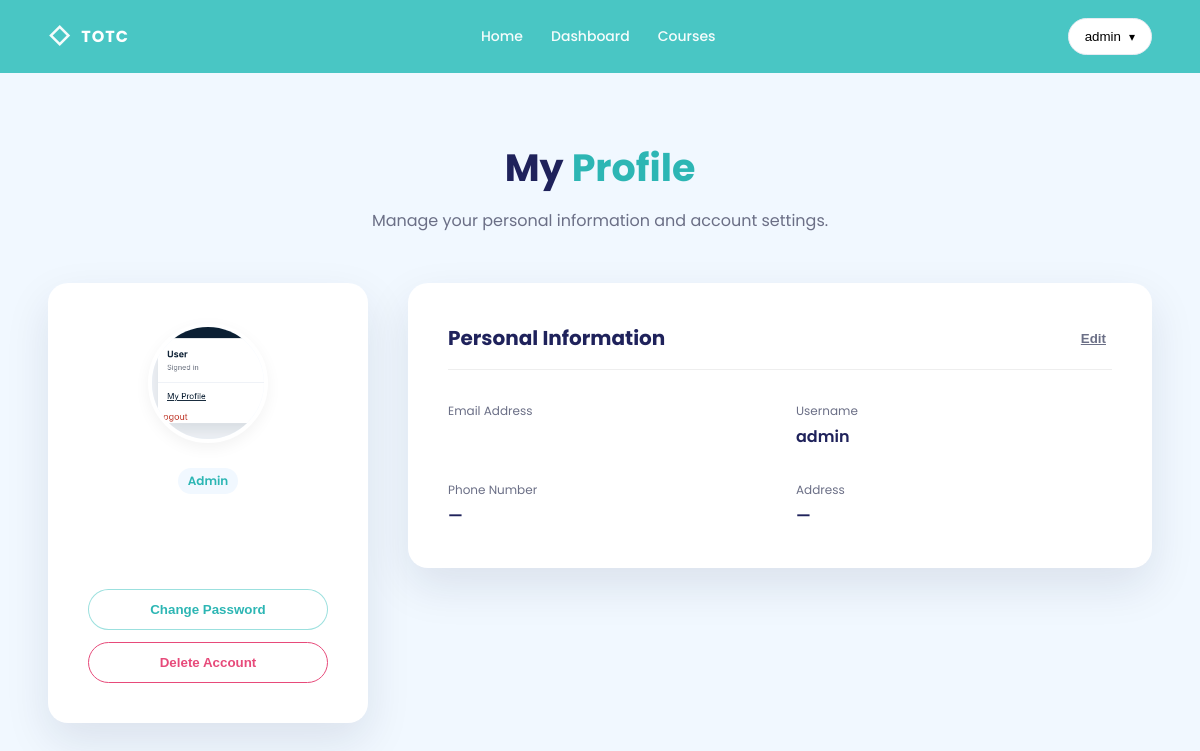
The page /accounts/profile/ (signed in) on the database its author committed.
### accounts/models.py (models this page shows, shortened)
class User(AbstractUser):
    ROLE = (
        ('admin', 'Admin'),
        ('teacher', 'Teacher'),
        ('student', 'Student'),
    )
    role = models.CharField(max_length=10, choices=ROLE)
    avatar = models.ImageField(upload_to='avatar/', default='')
    phone = models.CharField(max_length=20, blank=True, null=True)
    address = models.CharField(max_length=250, blank=True, null=True)
    balance = models.DecimalField(max_digits=10, decimal_places=2, default=0.00)
    speciality = models.CharField(max_length=100, blank=True, null=True)
    qualifications = models.TextField(blank=True, null=True)
    is_expert = models.BooleanField(default=False)
    created_at = models.DateTimeField(auto_now_add=True)
    updated_at = models.DateTimeField(auto_now=True)
    class Meta:
        ordering = ['-id']
        verbose_name = 'User'
        verbose_name_plural = 'Users'

### accounts/views.py (the view, shortened to what this page needs)
# urls.py: path('profile/', views.profile, name='profile'),
@login_required
def profile( request ):
  user = request.user
  profile_form = UserProfileForm(request.POST or None, request.FILES or None, instance=user, user=user, )
  password_form = PasswordChangeForm(user)
  ctx = {
    "profile_user": user,
    "profile_form": profile_form,
    "password_form": password_form,
    "open_password_modal": bool(password_form.errors),
    "open_edit_mode": bool(profile_form.errors),  # ✅ ADD THIS
    }
  return render(request, "accounts/profile.html", ctx)

### templates/accounts/profile.html (shortened to what this page needs)
{% extends "base.html" %}
{% load static %}
{% block content %}
    <section class="section section--soft">
        <div class="container">
            <div class="center" style="margin-bottom: 48px;">
                <h2 class="h2">My <span class="accent">Profile</span></h2>
                <p class="muted">Manage your personal information and account settings.</p>
            </div>
            <div class="profileLayout" style="display: grid; grid-template-columns: 320px 1fr; gap: 40px; align-items: start;">
                <aside class="profileSidebar card" style="background: #fff; padding: 40px; border-radius: 20px; box-shadow: var(--shadow); text-align: center;">
                    <div class="avatarCircle" style="width: 120px; height: 120px; background: var(--soft); border-radius: 50%; margin: 0 auto 24px; overflow: hidden; display: flex; align-items: center; justify-content: center; font-size: 48px; color: var(--teal2); border: 4px solid #fff; box-shadow: 0 5px 15px rgba(0,0,0,0.05);">
                        {% if profile_user.avatar %}
                            <img src="{{ profile_user.avatar.url }}" alt="Avatar" style="width: 100%; height: 100%; object-fit: cover;">
                        {% else %}
                            {{ profile_user.first_name|default:profile_user.username|first|upper }}
                        {% endif %}
                    </div>
                    <div class="badge" style="background: var(--soft); color: var(--teal2); margin-bottom: 32px; display: inline-block;">{{ profile_user.get_role_display }}</div>
                    <div class="profileBtns" style="display: flex; flex-direction: column; gap: 12px;">
                        <button class="btn btn--pill btn--primary btn--block" type="button" onclick="enableEdit()">Edit Profile</button>
                        <button class="btn btn--pill btn--outlineTeal btn--block" type="button" onclick="openPasswordModal()">Change Password</button>
                        <button class="btn btn--pill btn--white btn--block" style="color: var(--pink); border-color: var(--pink);" type="button" onclick="openDeleteModal(1)">Delete Account</button>
                    </div>
                </aside>
                <main class="profileContent">
                    <div id="profileView" class="card" style="background: #fff; padding: 40px; border-radius: 20px; box-shadow: var(--shadow);">
                        <div style="display: flex; justify-content: space-between; align-items: center; margin-bottom: 32px; padding-bottom: 16px; border-bottom: 1px solid #eee;">
                            <h3 style="margin: 0; font-size: 20px;">Personal Information</h3>
                            <button class="link" type="button" onclick="enableEdit()" style="border: none; background: none; cursor: pointer; font-weight: 600;">Edit</button>
                        </div>
                        <div class="infoGrid" style="display: grid; grid-template-columns: repeat(2, 1fr); gap: 32px;">
                            <div class="infoItem">
                                <label class="tiny" style="display: block; margin-bottom: 4px;">Email Address</label>
                            </div>
                            <div class="infoItem">
                                <label class="tiny" style="display: block; margin-bottom: 4px;">Username</label>
                                <div style="font-weight: 600;">{{ profile_user.username }}</div>
                            </div>
                            <div class="infoItem">
                                <label class="tiny" style="display: block; margin-bottom: 4px;">Phone Number</label>
                                <div style="font-weight: 600;">{{ profile_user.phone|default:"—" }}</div>
                            </div>
                            <div class="infoItem">
                                <label class="tiny" style="display: block; margin-bottom: 4px;">Address</label>
                                <div style="font-weight: 600;">{{ profile_user.address|default:"—" }}</div>
                            </div>
                        </div>
                    </div>
                </main>
            </div>
        </div>
    </section>
{% endblock %}

### templates/base.html (shortened to what this page needs)
{% load static %}
<!doctype html>
<html lang="en">
<head>
    <link rel="stylesheet" href="{% static 'css/style.css' %}">
</head>
<body>
<header class="nav">
    <div class="container nav__inner">
        <a class="brand" href="{% url 'index' %}">
            <span class="brand__mark">◇</span>
            <span class="brand__text">TOTC</span>
        </a>
        <nav class="nav__links">
            <a href="{% url 'index' %}">Home</a>
            {% if user.is_authenticated %}
                {% if user.role == 'admin' %}
                    <a href="{% url 'courses:admin_dashboard' %}">Dashboard</a>
                    <a href="{% url 'courses:list' %}">Courses</a>
                {% elif user.role == 'teacher' %}
                    <a href="{% url 'accounts:dashboard' %}">Dashboard</a>
                    <a href="{% url 'courses:list' %}">My Courses</a>
                {% elif user.role == 'student' %}
                    <a href="{% url 'accounts:dashboard' %}">Dashboard</a>
                    <a href="{% url 'courses:list' %}">My Courses</a>
                {% endif %}
            {% endif %}
        </nav>
        <div class="nav__actions">
            {% if user.is_authenticated %}
                <div class="navUser">
                    <button class="navUser__btn" type="button">
                        <span class="navUser__name">{{ user.username }}</span>
                        <span class="navUser__chev">▾</span>
                    </button>
                </div>
            {% else %}
                <a class="btn btn--pill btn--white" href="{% url 'accounts:login' %}">Login</a>
                <a class="btn btn--pill btn--ghost" href="mailto:admin@admin.com">Contact Us</a>
            {% endif %}
        </div>
    </div>
</header>
{% block content %}{% endblock %}
</body>
</html>

### static/css/style.css (style rules this page uses)
:root { --teal:#49c6c4; --teal2:#2db6b4; --ink:#1f225b; --muted:#6b6f86; --soft:#f1f8ff; --orange:#ff9b20; --pink:#e74a7a; --navy:#24264b; --radius:18px; --shadow:0 18px 45px rgba(20, 32, 68, 0.10); }
* { box-sizing:border-box }
html,body { margin:0;padding:0; scroll-behavior: smooth; overflow-x: hidden; }
body { font-family:"Poppins",system-ui,-apple-system,Segoe UI,Roboto,Arial,sans-serif; color:var(--ink); background:#fff; }
img { max-width:100%;display:block }
a { color:inherit;text-decoration:none }
.container { width:min(1200px, 92%); margin-inline:auto }
.center { text-align:center }
.section { padding:72px 0 }
.section--soft { background:var(--soft) }
.h2 { font-size:38px; line-height:1.2; margin:0 0 12px; font-weight:700; }
.muted { color:var(--muted); line-height:1.8; }
.tiny { font-size:12px;color:var(--muted) }
.accent { color:var(--teal2) }
.link { color:var(--muted); text-decoration:underline }
.nav { background:var(--teal); padding:18px 0; position:sticky; top:0; z-index:50; }
.nav__inner { display:flex; align-items:center; justify-content:space-between; gap:16px; }
.brand { display:flex; align-items:center; gap:10px; color:#fff; font-weight:700; }
.brand__mark { font-size:22px; opacity:.95 }
.brand__text { letter-spacing:.06em }
.nav__links { display:flex; gap:28px; color:#fff; opacity:.95 }
.nav__links a { font-weight:500; font-size:14px }
.nav__actions { display:flex; gap:12px }
.btn { display:inline-flex; align-items:center; justify-content:center; gap:10px; padding:12px 18px; border-radius:999px; border:1px solid transparent; font-weight:600; cursor:pointer; }
.btn--pill { border-radius:999px }
.btn--white { background:#fff;color:#3a3a3a }
.btn--primary { background:rgba(255,255,255,.25); color:#fff; border-color:rgba(255,255,255,.0); }
.btn--outlineTeal { background:#fff; border-color:rgba(73,198,196,.55); color:var(--teal2); }
.card { background:#fff; border-radius:18px; padding:36px 28px 28px; box-shadow: var(--shadow); position:relative; }
.navUser { position: relative; }
.navUser__btn { display: flex; align-items: center; gap: 8px; padding: 10px 16px; border-radius: 999px; background: #fff; border: 1px solid #e6ebf2; cursor: pointer; font-weight: 500; }
.navUser__chev { font-size: 12px; }
.navUser { position: relative; display: inline-block; }
.profileLayout { display: grid; grid-template-columns: 320px 1fr; gap: 26px; align-items: start; }
.profileSidebar { background: #fff; border-radius: 18px; padding: 24px; box-shadow: 0 10px 30px rgba(20, 32, 68, .08); text-align: center; position: sticky; top: 18px; }
.avatarCircle { width: 132px; height: 132px; border-radius: 50%; overflow: hidden; margin: 0 auto 14px; background: #eef2ff; display: flex; align-items: center; justify-content: center; box-shadow: 0 12px 26px rgba(20, 32, 68, .12); }
.avatarCircle img { width: 100%; height: 100%; object-fit: cover; display: block; }
.profileBtns { display: flex; flex-direction: column; gap: 10px; margin-top: 10px; }
.profileContent { display: flex; flex-direction: column; gap: 14px; }
.badge { display: inline-block; background: #eef2ff; color: #4a5bdc; padding: 4px 10px; border-radius: 999px; font-size: 12px; font-weight: 600; }
.btn--block { width: 100%; text-align: center; }
.card { background:#fff; border-radius:18px; padding:24px; margin-bottom:24px; }

### rows shown on the page
User: username "admin", avatar (picture), role "Admin", phone "—", address "—"
